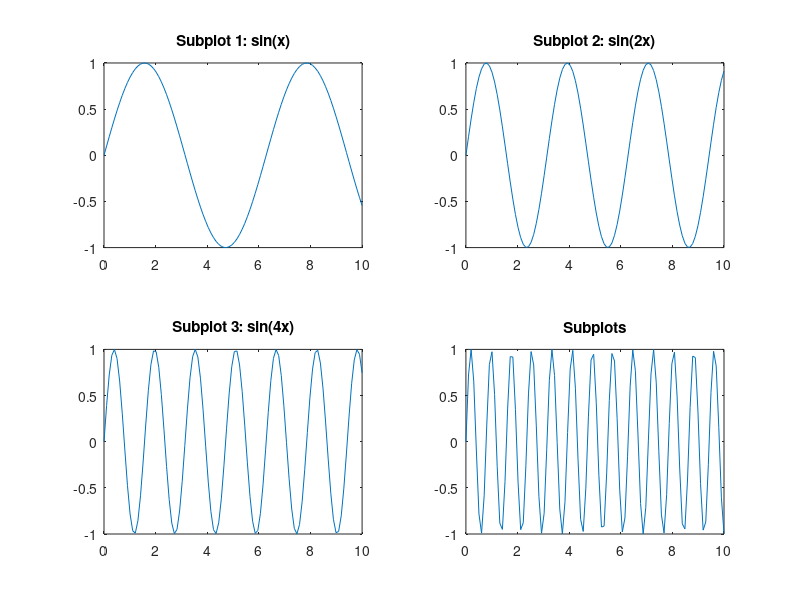

Source code (MATLAB):
subplot(2,2,1)
x = linspace(0,10);
y1 = sin(x);
plot(x,y1)
title('Subplot 1: sin(x)')

subplot(2,2,2)
y2 = sin(2*x);
plot(x,y2)
title('Subplot 2: sin(2x)')

subplot(2,2,3)
y3 = sin(4*x);
plot(x,y3)
title('Subplot 3: sin(4x)')

subplot(2,2,4)
y4 = sin(8*x);
plot(x,y4)
title('Subplot 4: sin(8x)')
title('Subplots')
